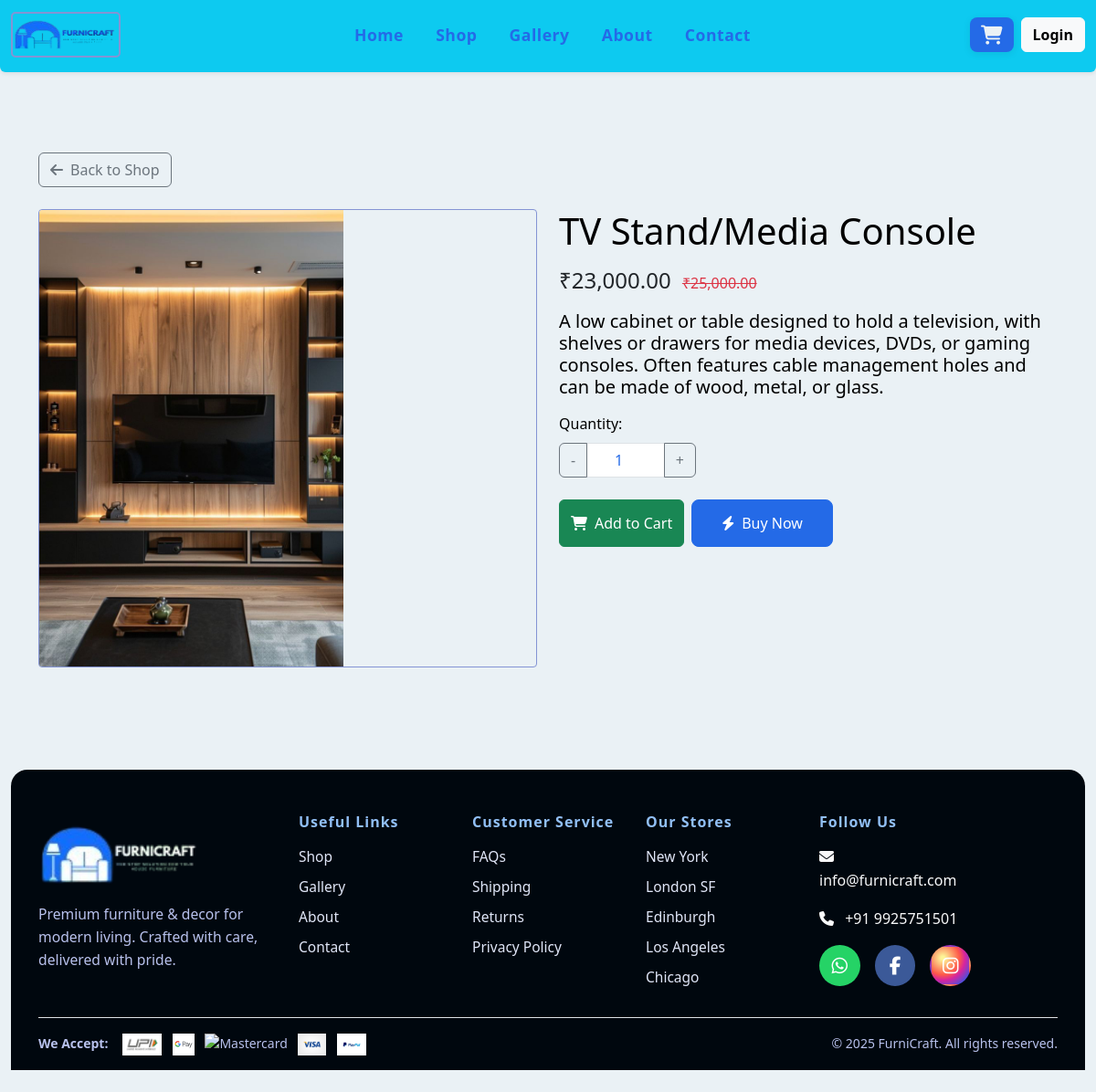
The page /product.php?id=36 on the database its author committed.
### tables this page shows
CREATE TABLE `products` (
  `id` int(11) NOT NULL,
  `name` varchar(255) NOT NULL,
  `description` text DEFAULT NULL,
  `image` varchar(255) DEFAULT NULL,
  `price` decimal(10,2) NOT NULL,
  `sale_price` decimal(10,2) DEFAULT NULL,
  `stock` int(11) DEFAULT 0,
  `category_id` int(11) DEFAULT NULL,
  `status` enum('active','inactive') DEFAULT 'active',
  `created_at` timestamp NOT NULL DEFAULT current_timestamp(),
  `updated_at` timestamp NOT NULL DEFAULT current_timestamp() ON UPDATE current_timestamp()
);

### includes/functions.php (called while the page is built, shortened)
<?php
require_once __DIR__ . '/../config/database.php';
function getProductById($productId) {
    global $conn;
    $stmt = $conn->prepare("SELECT id, name, price,description, sale_price, stock, image FROM products WHERE id = ?");
    $stmt->bind_param("i", $productId);
    $stmt->execute();
    $result = $stmt->get_result();
    $product = $result->fetch_assoc();
    return $product ?: false;
}
?>

### product.php (the view, shortened to what this page needs)
<?php
require_once 'includes/header.php';
$productId = isset($_GET['id']) ? (int)$_GET['id'] : 0;
$product = getProductById($productId);
?>
<section class="product-details py-5">
    <div class="container">
        <div class="text-start mb-4">
            <a href="shop.php" class="btn btn-outline-secondary">
                <i class="fas fa-arrow-left me-2"></i>Back to Shop
            </a>
        </div>
        <div class="row">
            <div class="col-md-6">
                <div class="product-gallery">
                    <div class="main-image mb-3">
                        <?php if (!empty($product['image'])): ?>
                            <img src="assets/images/products/<?php echo htmlspecialchars($product['image']); ?>"
                                 class="img-fluid" alt="<?php echo htmlspecialchars($product['name']); ?>"
                                 style="max-height: 500px; object-fit: cover;">
                        <?php else: ?>
                            <img src="assets/images/products/default.jpg"
                                 class="img-fluid" alt="No image available"
                                 style="max-height: 500px; object-fit: cover;">
                        <?php endif; ?>
                    </div>
                </div>
            </div>
            <div class="col-md-6">
                <h1 class="mb-3"><?php echo htmlspecialchars($product['name']); ?></h1>
                <div class="price mb-3">
                    <?php if (!empty($product['sale_price']) && $product['sale_price'] < $product['price']): ?>
                        <span class="h4 text-dark">₹<?php echo number_format($product['sale_price'], 2); ?></span>
                        <span class="text-danger text-decoration-line-through ms-2">
                            ₹<?php echo number_format($product['price'], 2); ?>
                        </span>
                    <?php else: ?>
                        <span class="h4 text-dark">₹<?php echo number_format($product['price'], 2); ?></span>
                    <?php endif; ?>
                </div>
                <h5 class="mb-3"><?php echo htmlspecialchars($product['description']); ?></h5>
                <form action="" method="POST" class="add-to-cart-form" novalidate>
                    <div class="form-group mb-4">
                        <label for="quantity" class="form-label">Quantity:</label>
                        <div class="input-group" style="width: 150px;">
                            <button type="button" class="btn btn-outline-secondary qtyminus">-</button>
                            <input type="number" class="form-control text-center qty" id="quantity" name="quantity"
                                   value="1" min="1" max="<?php echo (int)$product['stock']; ?>">
                            <button type="button" class="btn btn-outline-secondary qtyplus">+</button>
                        </div>
                    </div>
                    <div class="d-flex gap-2">
                        <button type="submit" class="btn btn-success">
                            <i class="fas fa-shopping-cart me-2"></i>Add to Cart
                        </button>
                        <a href="checkout.php" id="buy-now-btn" class="btn btn-primary">
                            <i class="fas fa-bolt me-2"></i>Buy Now
                        </a>
                    </div>
                </form>
            </div>
        </div>
    </div>
</section>
<?php require_once 'includes/footer.php'; ?>

### assets/css/style.css (style rules this page uses)
:root { --catskill-white: #EAF1F5; --royal-blue: #246AE7; --jordy-blue: #91BFF5; --chetwode-blue: #8494D4; }
body { font-family: 'Segoe UI', Tahoma, Geneva, Verdana, sans-serif; line-height: 1.6; background-color: var(--catskill-white); color: var(--ebony-ink); }
.btn-primary { background-color: var(--royal-blue); border-color: var(--royal-blue); padding: 0.8rem 2rem; font-weight: 500; border-radius: 0.5rem; transition: background-color 0.3s ease, border-color 0.3s ease; }
.product-gallery .main-image { border: 1px solid var(--chetwode-blue); border-radius: 0.25rem; overflow: hidden; }
.product-details .price { color: var(--royal-blue); }
.text-center { color: #246ae7 !important; }

### rows shown on the page
products: image (picture), name "TV Stand/Media Console", sale_price "23,000.00", price "25,000.00", description "A low cabinet or table designed to hold a television, with shelves or drawers for media devices, DVDs, or gaming consoles. Often features cable management holes and can be made of wood, metal, or glass."

### other values the page prints
$label "Home"
$label "Shop"
$label "Gallery"
$label "About"
$label "Contact"
